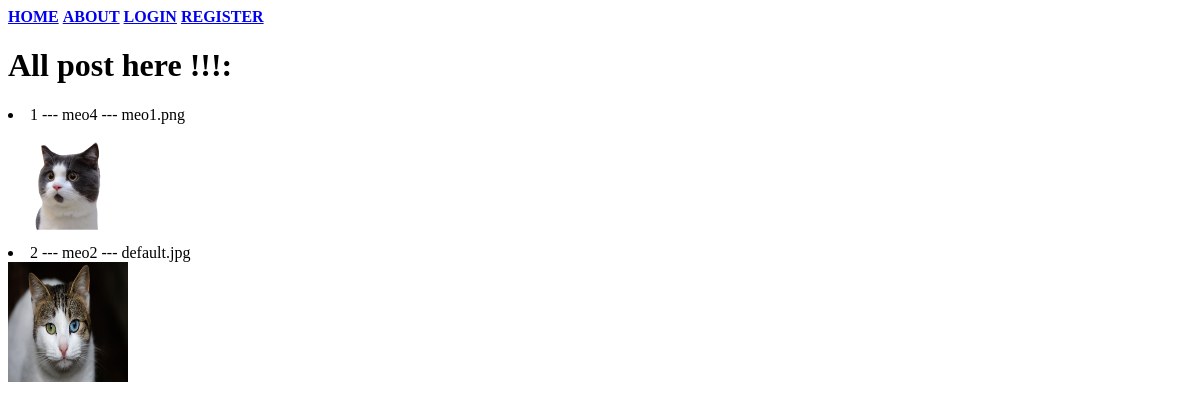
Before: / with the older database file.
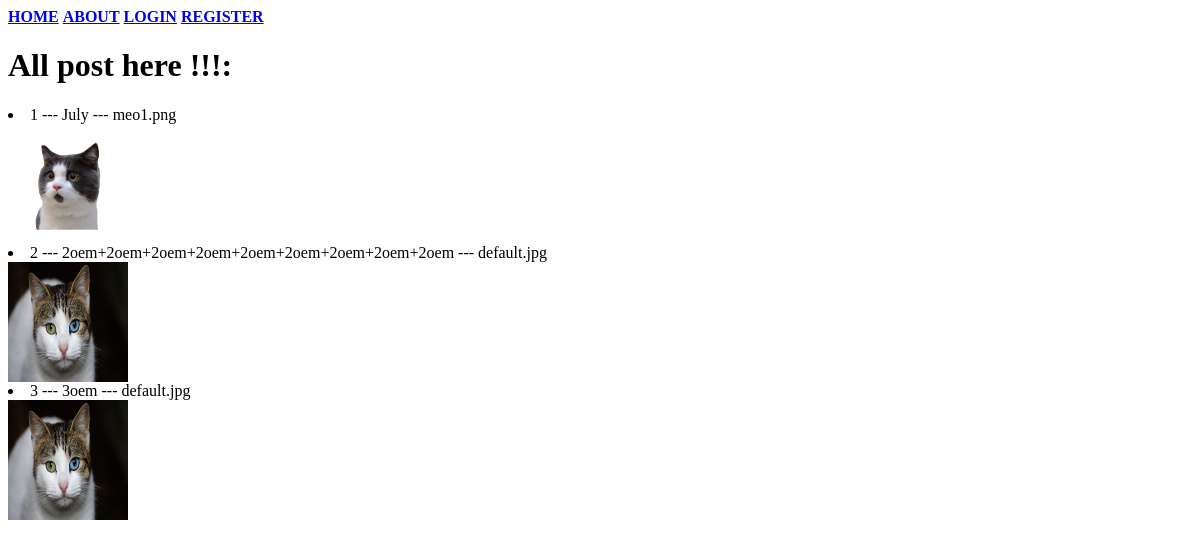
After: the same page with the newer database file.
### source/models.py (models this page shows, shortened)
class User(db.Model, UserMixin):
	__tablename__ = 'user_table'
	id = db.Column(db.Integer, primary_key=True)
	username = db.Column(db.String(30), unique=True, index =True, nullable=False)
	email = db.Column(db.String(40), unique=True, index =True, nullable=False)
	avatar = db.Column(db.String(30), nullable=False, default='default.jpg')
	password_hash = db.Column(db.String(128), nullable=False)
	post = db.relationship('Post', backref='author', lazy=True)

### source/core/views.py (the view)
@core.route('/')
def index():
	user_list = User.query.all()
	print(user_list)
	return render_template('index.html', user_list=user_list)

### source/templates/index.html
{% extends 'base.html' %}
{% block content %}
	<h1>All post here !!!: </h1>
	{% for user in user_list %}
	<li>{{ user.id }} --- {{ user.username }} --- {{ user.avatar }}</li>
	<img src="{{ url_for('static', filename='profile_pics/' + user.avatar) }}" width="120" height="120">
	{% endfor %}
{% endblock %}

### source/templates/base.html (shortened to what this page needs)
<nav>
	<strong><a href="{{ url_for('core.index') }}">HOME</a></strong>
	<strong><a href="{{ url_for('core.about') }}">ABOUT</a></strong>
	{% if current_user.is_authenticated %}
	<strong><a href="{{ url_for('user.logout') }}">LOGOUT</a></strong>
	<strong><a href="{{ url_for('user.account') }}">UPDATE</a></strong>
	<strong><a href="{{ url_for('user.account2') }}">UPDATE2</a></strong>
	<strong><a href="{{ url_for('user.posts', username=current_user.username) }}">POSTS</a></strong>
	<strong><a href="#">CREATE POST</a></strong>
	{% else %}
	<strong><a href="{{ url_for('user.login') }}">LOGIN</a></strong>
	<strong><a href="{{ url_for('user.register') }}">REGISTER</a></strong>
	{% endif %}
</nav>
{% block content %}
{% endblock %}

Changed rows visible on the page:
changed User "meo1.png": username "meo4" → "July"
changed User id 2: username "meo2" → "2oem+2oem+2oem+2oem+2oem+2oem+2oem+2oem+2oem"
added User: id "3", username "3oem", avatar "default.jpg", avatar (placeholder picture)
